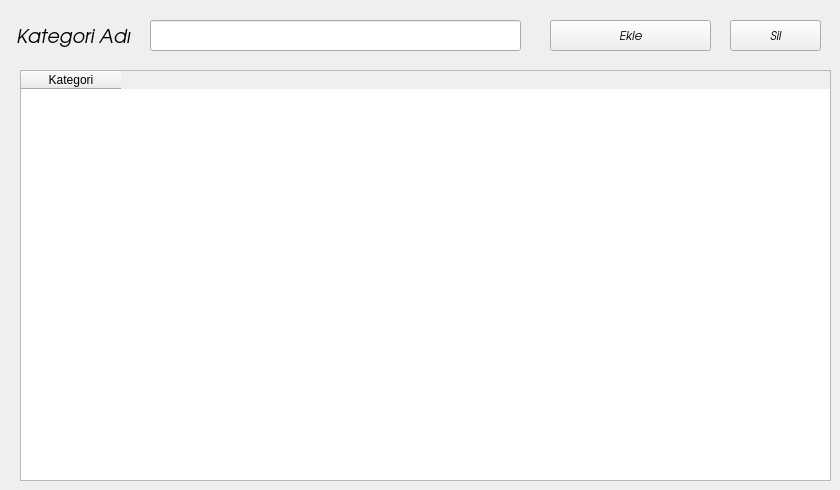
      <widget class="QWidget" name="tab_13">
       <attribute name="title">
        <string>Kategori</string>
       </attribute>
       <widget class="QPushButton" name="pushButton_20">
        <property name="geometry">
         <rect>
          <x>550</x>
          <y>20</y>
          <width>161</width>
          <height>31</height>
         </rect>
        </property>
        <property name="font">
         <font>
          <family>URW Gothic L</family>
          <italic>true</italic>
         </font>
        </property>
        <property name="text">
         <string>Ekle</string>
        </property>
       </widget>
       <widget class="QLabel" name="label_56">
        <property name="geometry">
         <rect>
          <x>16</x>
          <y>20</y>
          <width>121</width>
          <height>31</height>
         </rect>
        </property>
        <property name="font">
         <font>
          <family>URW Gothic L</family>
          <pointsize>14</pointsize>
          <italic>true</italic>
         </font>
        </property>
        <property name="text">
         <string>Kategori Adı</string>
        </property>
       </widget>
       <widget class="QTableWidget" name="tableWidget_4">
        <property name="geometry">
         <rect>
          <x>20</x>
          <y>70</y>
          <width>811</width>
          <height>411</height>
         </rect>
        </property>
        <column>
         <property name="text">
          <string>Kategori</string>
         </property>
        </column>
       </widget>
       <widget class="QLineEdit" name="lineEdit_33">
        <property name="geometry">
         <rect>
          <x>150</x>
          <y>20</y>
          <width>371</width>
          <height>31</height>
         </rect>
        </property>
       </widget>
       <widget class="QPushButton" name="pushButton_27">
        <property name="geometry">
         <rect>
          <x>730</x>
          <y>20</y>
          <width>91</width>
          <height>31</height>
         </rect>
        </property>
        <property name="font">
         <font>
          <family>URW Gothic L</family>
          <italic>true</italic>
         </font>
        </property>
        <property name="text">
         <string>Sil</string>
        </property>
       </widget>
      </widget>
